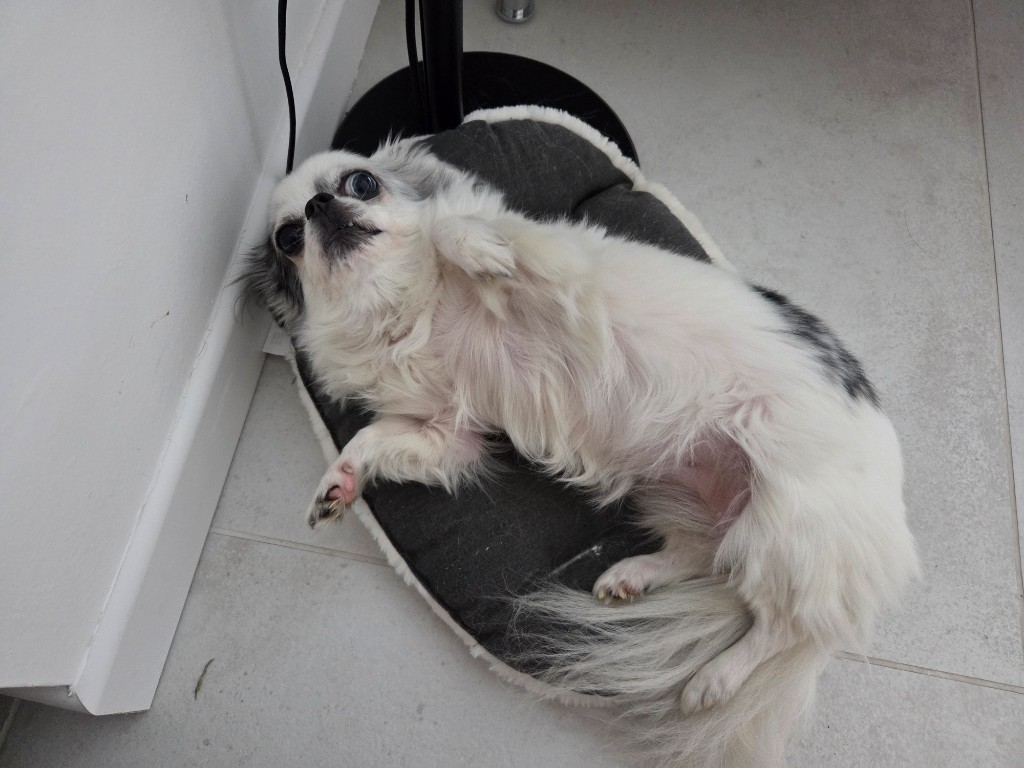
#> input picture ood/chihuahua_back.jpg, 1024 x 768 px; its folder holds only this picture in this run
$ python trustyai_ood_flood.py
#> lines starting #> are read from the running program, lines starting #| are printed output that depends on the picture
#!/usr/bin/env python3
"""Flood the predictor (:9081 agent) with OOD + synthetic junk so MeanShift drops.

TrustyAI captures every /infer via the KServe agent. Does NOT train or break the
model — it only pollutes live traffic for the drift demo.

Run from the workbench (cluster DNS) OR from your laptop via port-forward:

  # terminal A
  oc -n chihuahua-vs-muffin-jan port-forward \\
    $(oc -n chihuahua-vs-muffin-jan get pod -l serving.kserve.io/inferenceservice=muffin-chihuahua -o jsonpath='{.items[0].metadata.name}') \\
    9081:9081

  # terminal B (repo venv with numpy + Pillow)
  export EP=http://127.0.0.1:9081
  export OOD_DIR=/path/to/repo/ood
  python3 scripts/trustyai_ood_flood.py
"""
from __future__ import annotations

import json
import os
import urllib.request
from pathlib import Path

import numpy as np
from PIL import Image, ImageDraw

EP = os.environ.get(
    "EP",
    "http://muffin-chihuahua-predictor.chihuahua-vs-muffin-jan.svc.cluster.local:9081",
)
MODEL = os.environ.get("MODEL", "muffin-chihuahua")
OOD = Path(os.environ.get("OOD_DIR", "/opt/app-root/src/ood"))
D = np.dtype("f4")
RNG = np.random.default_rng(42)
OOD_REPEATS = int(os.environ.get("OOD_REPEATS", "1"))  # keep small — each image ~2MiB in TrustyAI
SYNTHETIC_COUNT = int(os.environ.get("SYNTHETIC_COUNT", "4"))


def to_chw(img: Image.Image) -> np.ndarray:
    img = img.convert("RGB").resize((224, 224))
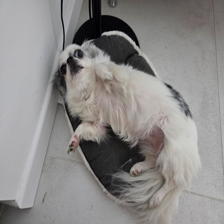
#> img: PIL image 224x224 RGB; mean R, G, B 140.3, 138.1, 136.9
    arr = np.asarray(img).astype(D) / D.type(255.0)
    mean = np.array([0.485, 0.456, 0.406], dtype=D)
    std = np.array([0.229, 0.224, 0.225], dtype=D)
    arr = (arr - mean) / std
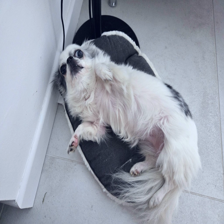
#> arr: shape (224, 224, 3) float32; mean R, G, B 0.285, 0.382, 0.581; drawn with min black and max white
    return np.transpose(arr, (2, 0, 1))[None, ...].astype(D)


def infer_chw(chw: np.ndarray, label: str) -> None:
    body = json.dumps(
        {
            "inputs": [
                {
                    "name": "input",
                    "shape": list(chw.shape),
                    "datatype": "FP32",
                    "data": chw.ravel().tolist(),
                }
            ]
        }
    ).encode()
    req = urllib.request.Request(
        f"{EP}/v2/models/{MODEL}/infer",
        data=body,
        headers={"Content-Type": "application/json"},
    )
    try:
        st = urllib.request.urlopen(req, timeout=180).status
        print(label, st)
    except Exception as e:
        print(label, "FAIL", e)


def main() -> None:
    real = [p for p in OOD.iterdir() if p.suffix.lower() in {".jpg", ".jpeg", ".png"}]
    print("real OOD:", len(real), f"x{OOD_REPEATS}")
    for _ in range(OOD_REPEATS):
        for p in real:
            infer_chw(to_chw(Image.open(p)), f"ood:{p.name}")
#> (the call stopped at in infer_chw, `st = urllib.request.urlopen(req, timeout=180).status`: the network is not available in this run)

    print(f"synthetic junk x{SYNTHETIC_COUNT}")
    for i in range(SYNTHETIC_COUNT):
        kind = i % 4
        if kind == 0:
            arr = RNG.integers(0, 255, (224, 224, 3), dtype=np.uint8)
            img = Image.fromarray(arr, "RGB")
            tag = "noise"
        elif kind == 1:
            color = tuple(int(x) for x in RNG.integers(0, 255, 3))
            img = Image.new("RGB", (224, 224), color)
            tag = f"solid{color}"
        elif kind == 2:
            img = Image.new("RGB", (224, 224), (255, 255, 255))
            d = ImageDraw.Draw(img)
            for _ in range(40):
                xy = [tuple(int(x) for x in RNG.integers(0, 224, 2)) for _ in range(2)]
                d.line(xy, fill=tuple(int(x) for x in RNG.integers(0, 255, 3)), width=3)
            tag = "scribble"
        else:
            img = Image.new("RGB", (224, 224), (0, 0, 0))
            d = ImageDraw.Draw(img)
            d.text((20, 100), f"NOT A DOG {i}", fill=(0, 255, 0))
            tag = "text"
        infer_chw(to_chw(img), f"junk:{tag}:{i}")
#> this loop made 1 pass
#> pass 1, in main, `img = Image.fromarray(arr, "RGB")`:
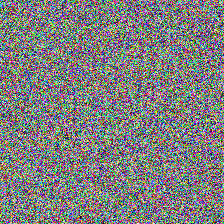
#> img: PIL image 224x224 RGB; mean R, G, B 126.7, 126.7, 126.7

    print("done — watch Observe → trustyai_meanshift (should drop)")


if __name__ == "__main__":
    main()
#> (the call stopped at in infer_chw, `st = urllib.request.urlopen(req, timeout=180).status`: the network is not available in this run)

$ run again, on ood/hairless_dog.jpg
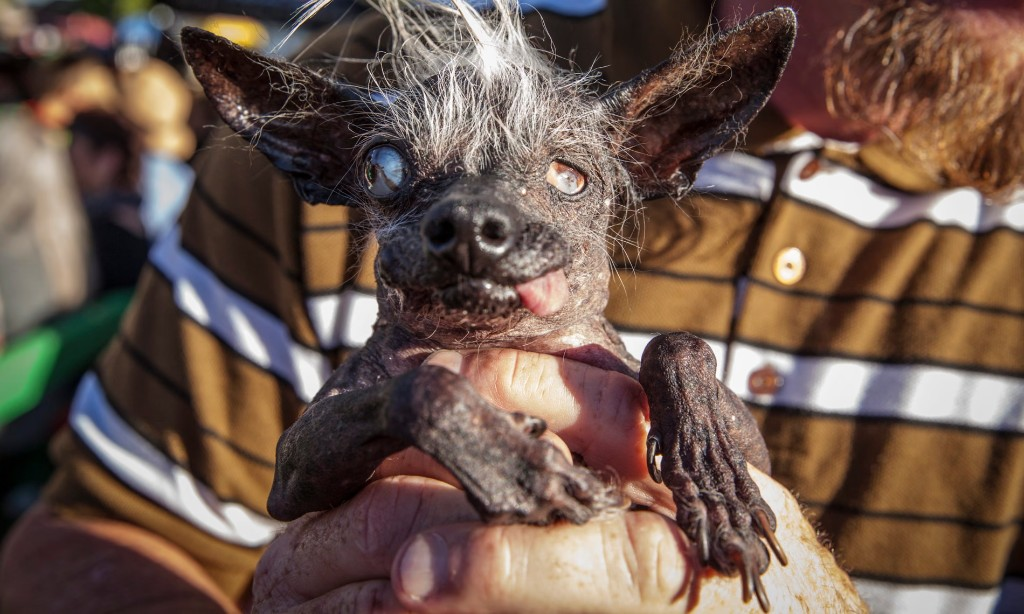
#> input picture ood/hairless_dog.jpg, 1024 x 614 px
#> in to_chw, `img = img.convert("RGB").resize((224, 224))`:
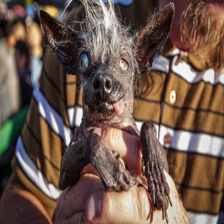
#> img: PIL image 224x224 RGB; mean R, G, B 109.8, 88.1, 76.8
